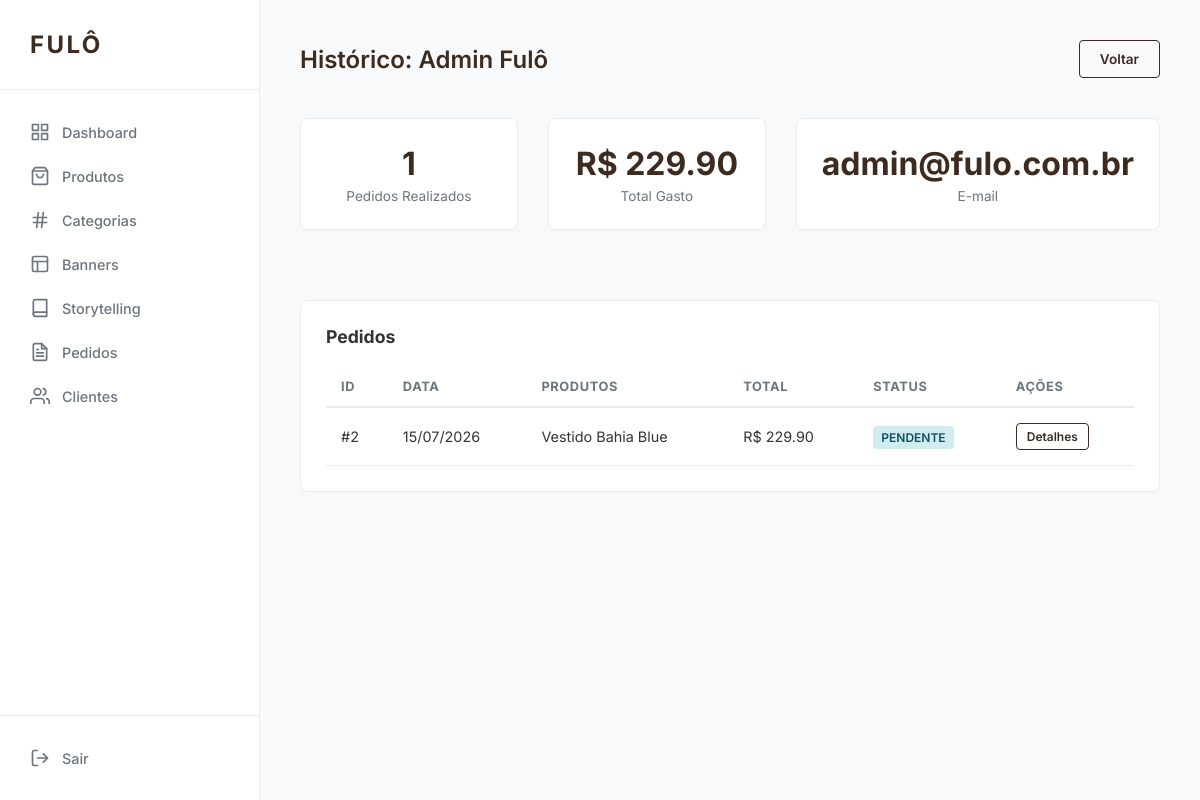
/admin/clients/1/history (signed in), run on the app's committed database.
### app/models/user.py (models this page shows, shortened)
class User(db.Model, TimestampMixin, UserMixin):
    __tablename__ = 'users'
    id = db.Column(db.Integer, primary_key=True)
    name = db.Column(db.String(100), nullable=False)
    email = db.Column(db.String(120), unique=True, nullable=False)
    password_hash = db.Column(db.String(255), nullable=False)
    phone = db.Column(db.String(20))
    is_admin = db.Column(db.Boolean, default=False)
    reset_token = db.Column(db.String(100), unique=True)
    reset_token_expiration = db.Column(db.DateTime)
    addresses = db.relationship('Address', backref='user', lazy=True, cascade="all, delete-orphan")
    favorites = db.relationship('Favorite', backref='user', lazy=True, cascade="all, delete-orphan")
    orders = db.relationship('Order', backref='user', lazy=True)
    cart = db.relationship('Cart', backref='user', uselist=False, cascade="all, delete-orphan")
    @property
    def password(self):
        return self.password_hash

### app/models/order.py (models this page shows)
class Order(db.Model, TimestampMixin):
    __tablename__ = 'orders'
    id = db.Column(db.Integer, primary_key=True)
    user_id = db.Column(db.Integer, db.ForeignKey('users.id'), nullable=False)
    status = db.Column(db.String(50), nullable=False, default='pending') # pending, paid, shipped, delivered, cancelled
    total_amount = db.Column(db.Numeric(10, 2), nullable=False)
    shipping_cost = db.Column(db.Numeric(10, 2), default=0)
    discount_amount = db.Column(db.Numeric(10, 2), default=0)
    coupon_id = db.Column(db.Integer, db.ForeignKey('coupons.id'))
    shipping_address_id = db.Column(db.Integer, db.ForeignKey('addresses.id'), nullable=False)
    items = db.relationship('OrderItem', backref='order', lazy=True, cascade="all, delete-orphan")
    shipping_address = db.relationship('Address', lazy=True)

class OrderItem(db.Model, TimestampMixin):
    __tablename__ = 'order_items'
    id = db.Column(db.Integer, primary_key=True)
    order_id = db.Column(db.Integer, db.ForeignKey('orders.id'), nullable=False)
    product_id = db.Column(db.Integer, db.ForeignKey('products.id'), nullable=False)
    quantity = db.Column(db.Integer, nullable=False)
    price_at_time = db.Column(db.Numeric(10, 2), nullable=False)

### app/models/product.py (models this page shows, shortened)
class Product(db.Model, TimestampMixin):
    __tablename__ = 'products'
    id = db.Column(db.Integer, primary_key=True)
    name = db.Column(db.String(150), nullable=False)
    subtitle = db.Column(db.String(255))
    description = db.Column(db.Text)
    price = db.Column(db.Numeric(10, 2), nullable=False)
    discount_price = db.Column(db.Numeric(10, 2))
    image_url = db.Column(db.String(255)) # Main image
    image_url_2 = db.Column(db.String(255)) # Hover image
    image_url_3 = db.Column(db.String(255))
    image_url_4 = db.Column(db.String(255))
    category_id = db.Column(db.Integer, db.ForeignKey('categories.id'))
    collection = db.Column(db.String(100)) # e.g., 'Brasilidade', 'Lançamentos'
    stock = db.Column(db.Integer, default=0)
    sizes = db.Column(db.String(100))
    is_active = db.Column(db.Boolean, default=True)
    is_featured = db.Column(db.Boolean, default=False)
    is_accompanied = db.Column(db.Boolean, default=False)
    technical_details = db.Column(db.Text) # JSON or markdown string
    shipping_and_returns = db.Column(db.Text)
    cart_items = db.relationship('CartItem', backref='product', lazy=True)
    order_items = db.relationship('OrderItem', backref='product', lazy=True)
    favorited_by = db.relationship('Favorite', backref='product', lazy=True)

### app/routes/admin.py (the view)
@admin_bp.route('/clients/<int:id>/history')
@login_required
@admin_required
def client_history(id):
    user = User.query.get_or_404(id)
    from decimal import Decimal
    orders = Order.query.filter_by(user_id=id).order_by(Order.created_at.desc()).all()
    total_spent = sum((o.total_amount for o in orders), Decimal('0.00'))
    return render_template('admin/clients/history.html', user=user, orders=orders, total_spent=total_spent)

### app/routes/admin.py (called while the page is built)
def admin_required(f):
    @wraps(f)
    def decorated_function(*args, **kwargs):
        if not current_user.is_authenticated or not current_user.is_admin:
            flash('Acesso restrito a administradores.', 'danger')
            return redirect(url_for('auth.login'))
        return f(*args, **kwargs)
    return decorated_function

### app/services/cart_service.py (called while the page is built, shortened)
    @staticmethod
    def get_cart_data(user=None):
        items_data = []
        total = 0
        if user and user.is_authenticated:
            cart = Cart.query.filter_by(user_id=user.id).first()
            if cart:
                for item in cart.items:
                    product = item.product
                    subtotal = product.price * item.quantity
                    items_data.append({
                        'product_id': product.id,
                        'name': product.name,
                        'price': float(product.price),
                        'quantity': item.quantity,
                        'image_url': product.image_url,
                        'subtotal': float(subtotal)
                    })
                    total += subtotal
        return items_data, float(total)

### templates/admin/clients/history.html (shortened to what this page needs)
{% extends "admin/base_admin.html" %}
{% block content %}
<div class="header-actions">
    <h2>Histórico: {{ user.name }}</h2>
    <a href="{{ url_for('admin.clients') }}" class="btn btn-outline">Voltar</a>
</div>
<div style="display: grid; grid-template-columns: 1fr 1fr 1fr; gap: 30px; margin-bottom: 40px;">
    <div class="card" style="text-align: center;">
        <div style="font-size: 2rem; font-weight: 700; color: var(--primary);">{{ orders|length }}</div>
        <div style="color: var(--muted); font-size: 0.85rem; margin-top: 5px;">Pedidos Realizados</div>
    </div>
    <div class="card" style="text-align: center;">
        <div style="font-size: 2rem; font-weight: 700; color: var(--primary);">R$ {{ "%.2f"|format(total_spent) }}</div>
        <div style="color: var(--muted); font-size: 0.85rem; margin-top: 5px;">Total Gasto</div>
    </div>
    <div class="card" style="text-align: center;">
        <div style="font-size: 2rem; font-weight: 700; color: var(--primary);">{{ user.email }}</div>
        <div style="color: var(--muted); font-size: 0.85rem; margin-top: 5px;">E-mail</div>
    </div>
</div>
<div class="card">
    <h3 style="margin-bottom: 20px; font-size: 1.1rem;">Pedidos</h3>
    {% if orders %}
    <table>
        <thead>
            <tr>
                <th>ID</th>
                <th>Data</th>
                <th>Produtos</th>
                <th>Total</th>
                <th>Status</th>
                <th>Ações</th>
            </tr>
        </thead>
        <tbody>
            {% for order in orders %}
            <tr>
                <td>#{{ order.id }}</td>
                <td>{{ order.created_at.strftime('%d/%m/%Y') }}</td>
                <td>
                    {% for item in order.items %}
                    {{ item.product.name }}{% if not loop.last %}, {% endif %}
                    {% endfor %}
                </td>
                <td>R$ {{ "%.2f"|format(order.total_amount) }}</td>
                <td>
                    {% if order.status == 'paid' %}
                        <span class="badge badge-success">Pago</span>
                    {% elif order.status == 'pending' %}
                        <span class="badge badge-info">Pendente</span>
                    {% elif order.status == 'cancelled' %}
                        <span class="badge badge-danger">Cancelado</span>
                    {% elif order.status == 'shipped' %}
                        <span class="badge badge-info">Enviado</span>
                    {% elif order.status == 'delivered' %}
                        <span class="badge badge-success">Entregue</span>
                    {% else %}
                        <span class="badge">{{ order.status }}</span>
                    {% endif %}
                </td>
                <td>
                    <a href="{{ url_for('admin.order_detail', id=order.id) }}" class="btn btn-outline" style="padding: 5px 10px; font-size: 0.75rem;">Detalhes</a>
                </td>
            </tr>
            {% endfor %}
        </tbody>
    </table>
    {% else %}
    <p style="color: var(--muted); text-align: center; padding: 40px;">Este cliente ainda não realizou nenhum pedido.</p>
    {% endif %}
</div>
{% endblock %}

### templates/admin/base_admin.html (style rules this page uses)
:root { --primary: #3d2b1f; --bg: #f8f9fa; --sidebar: #ffffff; --text: #333333; --muted: #6c757d; --border: #e9ecef; --white: #ffffff; --success: #28a745; --danger: #dc3545; --info: #17a2b8; }
* { margin: 0; padding: 0; box-sizing: border-box; }
body { font-family: 'Inter', sans-serif; background: var(--bg); color: var(--text); display: flex; min-height: 100vh; }
.header-actions { display: flex; justify-content: space-between; align-items: center; margin-bottom: 40px; }
h2 { font-weight: 600; color: var(--primary); }
.card { background: var(--white); border-radius: 8px; padding: 25px; box-shadow: 0 2px 10px rgba(0,0,0,0.02); border: 1px solid var(--border); margin-bottom: 30px; }
table { width: 100%; border-collapse: collapse; margin-top: 20px; }
th { text-align: left; padding: 12px 15px; border-bottom: 2px solid var(--border); color: var(--muted); font-size: 0.8rem; text-transform: uppercase; letter-spacing: 0.05em; }
td { padding: 15px; border-bottom: 1px solid var(--border); font-size: 0.9rem; }
.btn { display: inline-block; padding: 10px 20px; border-radius: 4px; text-decoration: none; font-size: 0.85rem; font-weight: 600; cursor: pointer; border: 1px solid transparent; transition: all 0.2s; }
.btn-outline { border-color: var(--primary); color: var(--primary); }
.badge { padding: 4px 8px; border-radius: 4px; font-size: 0.75rem; font-weight: 600; text-transform: uppercase; }
.badge-info { background: #d1ecf1; color: #0c5460; }

### data on the page
User: name "Admin Fulô", email "admin@fulo.com.br"
Order: id "2", created_at "15/07/2026", total_amount "229.90", status "PENDENTE"
OrderItem: product.name "Vestido Bahia Blue"

### other printed values
{{ orders|length }} "1"
{{ "%.2f"|format(total_spent) }} "229.90"
